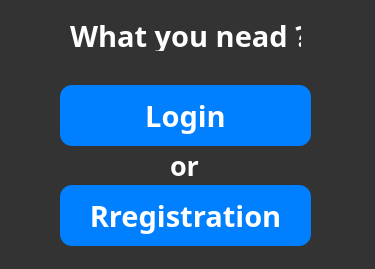
<?xml version="1.0" encoding="UTF-8"?>
<ui version="4.0">
 <class>Admittance</class>
 <widget class="QDialog" name="Admittance">
  <property name="geometry">
   <rect>
    <x>0</x>
    <y>0</y>
    <width>375</width>
    <height>269</height>
   </rect>
  </property>
  <property name="windowTitle">
   <string>Dialog</string>
  </property>
  <property name="styleSheet">
   <string notr="true">background-color: 	#333333</string>
  </property>
  <widget class="QPushButton" name="go_button">
   <property name="geometry">
    <rect>
     <x>60</x>
     <y>85</y>
     <width>251</width>
     <height>61</height>
    </rect>
   </property>
   <property name="font">
    <font>
     <family>Yandex Sans Display Bold</family>
     <pointsize>22</pointsize>
     <weight>75</weight>
     <bold>true</bold>
    </font>
   </property>
   <property name="cursor">
    <cursorShape>PointingHandCursor</cursorShape>
   </property>
   <property name="styleSheet">
    <string notr="true">color: white;
background-color: #0080ff;
border-radius: 12;
</string>
   </property>
   <property name="text">
    <string>Login</string>
   </property>
  </widget>
  <widget class="QPushButton" name="go_button_2">
   <property name="geometry">
    <rect>
     <x>60</x>
     <y>185</y>
     <width>251</width>
     <height>61</height>
    </rect>
   </property>
   <property name="font">
    <font>
     <family>Yandex Sans Display Bold</family>
     <pointsize>22</pointsize>
     <weight>75</weight>
     <bold>true</bold>
    </font>
   </property>
   <property name="cursor">
    <cursorShape>PointingHandCursor</cursorShape>
   </property>
   <property name="styleSheet">
    <string notr="true">color: white;
background-color: #0080ff;
border-radius: 12;
</string>
   </property>
   <property name="text">
    <string>Rregistration</string>
   </property>
  </widget>
  <widget class="QLabel" name="label_13">
   <property name="geometry">
    <rect>
     <x>70</x>
     <y>20</y>
     <width>231</width>
     <height>31</height>
    </rect>
   </property>
   <property name="font">
    <font>
     <family>Yandex Sans Text Bold</family>
     <pointsize>22</pointsize>
     <weight>75</weight>
     <bold>true</bold>
    </font>
   </property>
   <property name="styleSheet">
    <string notr="true">color: white;
background-color: #333333</string>
   </property>
   <property name="text">
    <string>What you nead ?</string>
   </property>
  </widget>
  <widget class="QLabel" name="label_14">
   <property name="geometry">
    <rect>
     <x>170</x>
     <y>150</y>
     <width>31</width>
     <height>31</height>
    </rect>
   </property>
   <property name="font">
    <font>
     <family>Yandex Sans Text Bold</family>
     <pointsize>20</pointsize>
     <weight>75</weight>
     <bold>true</bold>
    </font>
   </property>
   <property name="styleSheet">
    <string notr="true">color: white;
background-color: #333333</string>
   </property>
   <property name="text">
    <string>or</string>
   </property>
  </widget>
 </widget>
 <resources/>
 <connections/>
</ui>
